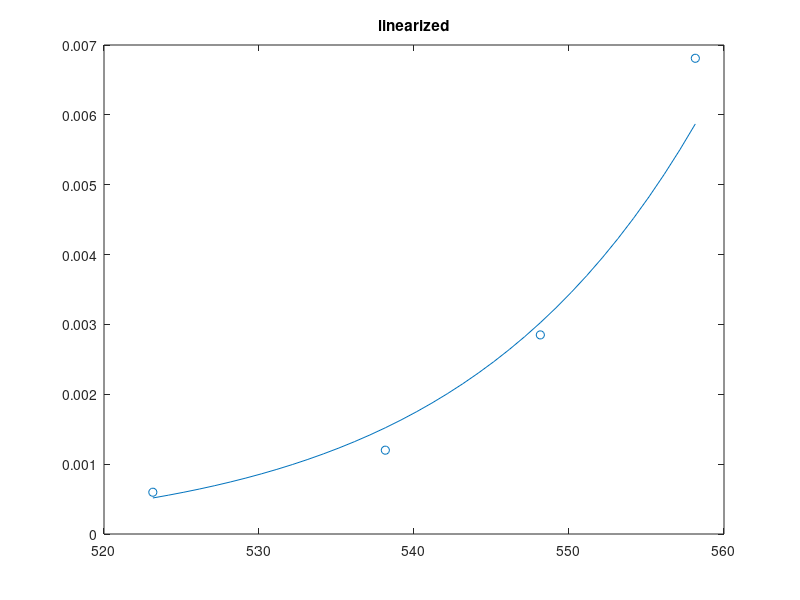

This chart was generated by the following MATLAB code:
% main_lin##1,2-PDO
##1,3-PDO
##Ethylene glycol
##Scopoletin
##Isobutyl Isovalerate
##Glycerol
##Methane
R = 8.314; % J/mol.K
T = [250 265 275 285];
T = 273.15 + T;
k = [5.98E-04	1.20E-03	2.85E-03	6.81E-03
1.30E-04	4.71E-04	5.61E-04	1.43E-03
2.15E-04	4.20E-04	7.83E-04	1.61E-03
2.66E-05	7.57E-05	2.66E-04	8.05E-04
7.67E-04	1.79E-03	3.70E-03	7.85E-03
2.88E-03	7.02E-03	1.13E-02	2.40E-02
2.78E-05	4.00E-05	9.34E-05	1.89E-04];

k_12PDO = k(1,:);

ln_k_12PDO = log(k_12PDO);
T_inv = 1./T;
P = polyfit(T_inv, ln_k_12PDO, 1);
E_12PDO = -P(1)*R
A_12PDO = exp(P(2))

k_12PDO_predicted = [];
T_predicted = (250+273.15):1:(285+273.15);

for i = 1:1:length(T_predicted)
  k_12PDO_predicted(end + 1) = A_12PDO*exp(-E_12PDO/(R*T_predicted(i)));
  endfor

figure(1);
clf;
plot(T_predicted, k_12PDO_predicted);
hold on;
scatter(T, k_12PDO);
hold on;
title("linearized")
